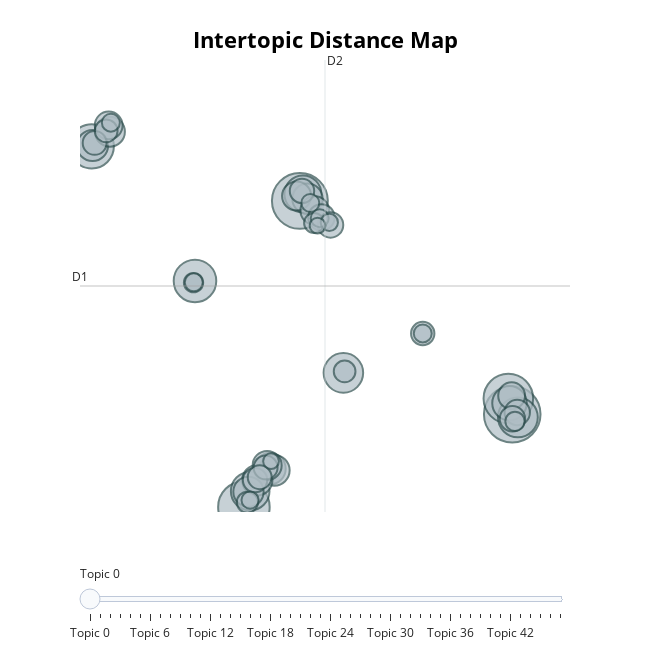

Source (notebook cell):
### Code cell
model.visualize_topics()

### Figure 1 — Plotly figure (JSON) as saved in the notebook; plotly's stock layout.template omitted (floating-point values rounded to 4 significant figures; data arrays with more than 128 entries replaced by an {"elided": "..."} marker saying what was removed)
{"data": [{"customdata": {"elided": "48x3 mixed values"}, "hovertemplate": "<b>Topic %{customdata[0]}</b><br>%{customdata[1]}<br>Size: %{customdata[2]}", "legendgroup": "", "marker": {"color": "#B0BEC5", "line": {"color": "DarkSlateGrey", "width": 2}, "size": [129, 126, 107, 99, 79, 73, 64, 63, 60, 55, 48, 40, 39, 38, 37, 37, 37, 36, 34, 34, 33, 31, 29, 28, 26, 26, 26, 24, 24, 23, 23, 23, 22, 21, 19, 18, 16, 15, 15, 13, 13, 13, 13, 13, 12, 12, 10, 10], "sizemode": "area", "sizeref": 0.08063, "symbol": "circle"}, "mode": "markers", "name": "", "orientation": "v", "showlegend": false, "type": "scatter", "x": [18.31, 6.939, 3.943, 18.1, -4.201, 1.325, 18.61, 9.268, 4.279, 7.101, 18.16, 5.337, -4.159, 5.57, 4.659, 7.347, 4.188, -3.227, 5.188, 6.764, 7.734, -3.295, 18.27, 8.093, 18.58, 8.582, 18.32, 7.052, 4.54, 5.107, -4.046, 4.788, 13.52, -3.429, 9.334, 4.131, 7.698, 1.246, 18.45, 8.001, -3.179, 7.498, 1.26, 13.52, 4.276, 8.515, 7.885, 5.394], "xaxis": "x", "y": [5.872, 15.77, 1.573, 6.596, 18.3, 12.05, 5.725, 7.789, 2.302, 16.09, 6.383, 3.347, 18.33, 3.268, 2.808, 15.86, 2.274, 18.97, 3.497, 15.99, 15.32, 19.26, 6.729, 15.0, 5.95, 14.65, 5.659, 16.23, 2.816, 3.405, 18.45, 2.951, 9.617, 19.01, 7.855, 1.787, 14.74, 11.97, 5.543, 14.96, 19.39, 15.67, 11.99, 9.617, 1.891, 14.77, 14.62, 3.694], "yaxis": "y"}], "layout": {"annotations": [{"showarrow": false, "text": "D1", "x": -4.831, "y": 11.82, "yshift": 10}, {"showarrow": false, "text": "D2", "x": 8.284, "xshift": 10, "y": 22.3}], "height": 650, "hoverlabel": {"bgcolor": "white", "font": {"family": "Rockwell", "size": 16}}, "legend": {"itemsizing": "constant", "tracegroupgap": 0}, "margin": {"t": 60}, "shapes": [{"line": {"color": "#CFD8DC", "width": 2}, "type": "line", "x0": 8.284, "x1": 8.284, "y0": 1.337, "y1": 22.3}, {"line": {"color": "#9E9E9E", "width": 2}, "type": "line", "x0": -4.831, "x1": 21.4, "y0": 11.82, "y1": 11.82}], "sliders": [{"active": 0, "pad": {"t": 50}, "steps": [{"args": [{"marker.color": [["red", "#B0BEC5", "#B0BEC5", "#B0BEC5", "#B0BEC5", "#B0BEC5", "#B0BEC5", "#B0BEC5", "#B0BEC5", "#B0BEC5", "#B0BEC5", "#B0BEC5", "#B0BEC5", "#B0BEC5", "#B0BEC5", "#B0BEC5", "#B0BEC5", "#B0BEC5", "#B0BEC5", "#B0BEC5", "#B0BEC5", "#B0BEC5", "#B0BEC5", "#B0BEC5", "#B0BEC5", "#B0BEC5", "#B0BEC5", "#B0BEC5", "#B0BEC5", "#B0BEC5", "#B0BEC5", "#B0BEC5", "#B0BEC5", "#B0BEC5", "#B0BEC5", "#B0BEC5", "#B0BEC5", "#B0BEC5", "#B0BEC5", "#B0BEC5", "#B0BEC5", "#B0BEC5", "#B0BEC5", "#B0BEC5", "#B0BEC5", "#B0BEC5", "#B0BEC5", "#B0BEC5"]]}], "label": "Topic 0", "method": "update"}, {"args": [{"marker.color": [["#B0BEC5", "red", "#B0BEC5", "#B0BEC5", "#B0BEC5", "#B0BEC5", "#B0BEC5", "#B0BEC5", "#B0BEC5", "#B0BEC5", "#B0BEC5", "#B0BEC5", "#B0BEC5", "#B0BEC5", "#B0BEC5", "#B0BEC5", "#B0BEC5", "#B0BEC5", "#B0BEC5", "#B0BEC5", "#B0BEC5", "#B0BEC5", "#B0BEC5", "#B0BEC5", "#B0BEC5", "#B0BEC5", "#B0BEC5", "#B0BEC5", "#B0BEC5", "#B0BEC5", "#B0BEC5", "#B0BEC5", "#B0BEC5", "#B0BEC5", "#B0BEC5", "#B0BEC5", "#B0BEC5", "#B0BEC5", "#B0BEC5", "#B0BEC5", "#B0BEC5", "#B0BEC5", "#B0BEC5", "#B0BEC5", "#B0BEC5", "#B0BEC5", "#B0BEC5", "#B0BEC5"]]}], "label": "Topic 1", "method": "update"}, {"args": [{"marker.color": [["#B0BEC5", "#B0BEC5", "red", "#B0BEC5", "#B0BEC5", "#B0BEC5", "#B0BEC5", "#B0BEC5", "#B0BEC5", "#B0BEC5", "#B0BEC5", "#B0BEC5", "#B0BEC5", "#B0BEC5", "#B0BEC5", "#B0BEC5", "#B0BEC5", "#B0BEC5", "#B0BEC5", "#B0BEC5", "#B0BEC5", "#B0BEC5", "#B0BEC5", "#B0BEC5", "#B0BEC5", "#B0BEC5", "#B0BEC5", "#B0BEC5", "#B0BEC5", "#B0BEC5", "#B0BEC5", "#B0BEC5", "#B0BEC5", "#B0BEC5", "#B0BEC5", "#B0BEC5", "#B0BEC5", "#B0BEC5", "#B0BEC5", "#B0BEC5", "#B0BEC5", "#B0BEC5", "#B0BEC5", "#B0BEC5", "#B0BEC5", "#B0BEC5", "#B0BEC5", "#B0BEC5"]]}], "label": "Topic 2", "method": "update"}, {"args": [{"marker.color": [["#B0BEC5", "#B0BEC5", "#B0BEC5", "red", "#B0BEC5", "#B0BEC5", "#B0BEC5", "#B0BEC5", "#B0BEC5", "#B0BEC5", "#B0BEC5", "#B0BEC5", "#B0BEC5", "#B0BEC5", "#B0BEC5", "#B0BEC5", "#B0BEC5", "#B0BEC5", "#B0BEC5", "#B0BEC5", "#B0BEC5", "#B0BEC5", "#B0BEC5", "#B0BEC5", "#B0BEC5", "#B0BEC5", "#B0BEC5", "#B0BEC5", "#B0BEC5", "#B0BEC5", "#B0BEC5", "#B0BEC5", "#B0BEC5", "#B0BEC5", "#B0BEC5", "#B0BEC5", "#B0BEC5", "#B0BEC5", "#B0BEC5", "#B0BEC5", "#B0BEC5", "#B0BEC5", "#B0BEC5", "#B0BEC5", "#B0BEC5", "#B0BEC5", "#B0BEC5", "#B0BEC5"]]}], "label": "Topic 3", "method": "update"}, {"args": [{"marker.color": [["#B0BEC5", "#B0BEC5", "#B0BEC5", "#B0BEC5", "red", "#B0BEC5", "#B0BEC5", "#B0BEC5", "#B0BEC5", "#B0BEC5", "#B0BEC5", "#B0BEC5", "#B0BEC5", "#B0BEC5", "#B0BEC5", "#B0BEC5", "#B0BEC5", "#B0BEC5", "#B0BEC5", "#B0BEC5", "#B0BEC5", "#B0BEC5", "#B0BEC5", "#B0BEC5", "#B0BEC5", "#B0BEC5", "#B0BEC5", "#B0BEC5", "#B0BEC5", "#B0BEC5", "#B0BEC5", "#B0BEC5", "#B0BEC5", "#B0BEC5", "#B0BEC5", "#B0BEC5", "#B0BEC5", "#B0BEC5", "#B0BEC5", "#B0BEC5", "#B0BEC5", "#B0BEC5", "#B0BEC5", "#B0BEC5", "#B0BEC5", "#B0BEC5", "#B0BEC5", "#B0BEC5"]]}], "label": "Topic 4", "method": "update"}, {"args": [{"marker.color": [["#B0BEC5", "#B0BEC5", "#B0BEC5", "#B0BEC5", "#B0BEC5", "red", "#B0BEC5", "#B0BEC5", "#B0BEC5", "#B0BEC5", "#B0BEC5", "#B0BEC5", "#B0BEC5", "#B0BEC5", "#B0BEC5", "#B0BEC5", "#B0BEC5", "#B0BEC5", "#B0BEC5", "#B0BEC5", "#B0BEC5", "#B0BEC5", "#B0BEC5", "#B0BEC5", "#B0BEC5", "#B0BEC5", "#B0BEC5", "#B0BEC5", "#B0BEC5", "#B0BEC5", "#B0BEC5", "#B0BEC5", "#B0BEC5", "#B0BEC5", "#B0BEC5", "#B0BEC5", "#B0BEC5", "#B0BEC5", "#B0BEC5", "#B0BEC5", "#B0BEC5", "#B0BEC5", "#B0BEC5", "#B0BEC5", "#B0BEC5", "#B0BEC5", "#B0BEC5", "#B0BEC5"]]}], "label": "Topic 5", "method": "update"}, {"args": [{"marker.color": [["#B0BEC5", "#B0BEC5", "#B0BEC5", "#B0BEC5", "#B0BEC5", "#B0BEC5", "red", "#B0BEC5", "#B0BEC5", "#B0BEC5", "#B0BEC5", "#B0BEC5", "#B0BEC5", "#B0BEC5", "#B0BEC5", "#B0BEC5", "#B0BEC5", "#B0BEC5", "#B0BEC5", "#B0BEC5", "#B0BEC5", "#B0BEC5", "#B0BEC5", "#B0BEC5", "#B0BEC5", "#B0BEC5", "#B0BEC5", "#B0BEC5", "#B0BEC5", "#B0BEC5", "#B0BEC5", "#B0BEC5", "#B0BEC5", "#B0BEC5", "#B0BEC5", "#B0BEC5", "#B0BEC5", "#B0BEC5", "#B0BEC5", "#B0BEC5", "#B0BEC5", "#B0BEC5", "#B0BEC5", "#B0BEC5", "#B0BEC5", "#B0BEC5", "#B0BEC5", "#B0BEC5"]]}], "label": "Topic 6", "method": "update"}, {"args": [{"marker.color": [["#B0BEC5", "#B0BEC5", "#B0BEC5", "#B0BEC5", "#B0BEC5", "#B0BEC5", "#B0BEC5", "red", "#B0BEC5", "#B0BEC5", "#B0BEC5", "#B0BEC5", "#B0BEC5", "#B0BEC5", "#B0BEC5", "#B0BEC5", "#B0BEC5", "#B0BEC5", "#B0BEC5", "#B0BEC5", "#B0BEC5", "#B0BEC5", "#B0BEC5", "#B0BEC5", "#B0BEC5", "#B0BEC5", "#B0BEC5", "#B0BEC5", "#B0BEC5", "#B0BEC5", "#B0BEC5", "#B0BEC5", "#B0BEC5", "#B0BEC5", "#B0BEC5", "#B0BEC5", "#B0BEC5", "#B0BEC5", "#B0BEC5", "#B0BEC5", "#B0BEC5", "#B0BEC5", "#B0BEC5", "#B0BEC5", "#B0BEC5", "#B0BEC5", "#B0BEC5", "#B0BEC5"]]}], "label": "Topic 7", "method": "update"}, {"args": [{"marker.color": [["#B0BEC5", "#B0BEC5", "#B0BEC5", "#B0BEC5", "#B0BEC5", "#B0BEC5", "#B0BEC5", "#B0BEC5", "red", "#B0BEC5", "#B0BEC5", "#B0BEC5", "#B0BEC5", "#B0BEC5", "#B0BEC5", "#B0BEC5", "#B0BEC5", "#B0BEC5", "#B0BEC5", "#B0BEC5", "#B0BEC5", "#B0BEC5", "#B0BEC5", "#B0BEC5", "#B0BEC5", "#B0BEC5", "#B0BEC5", "#B0BEC5", "#B0BEC5", "#B0BEC5", "#B0BEC5", "#B0BEC5", "#B0BEC5", "#B0BEC5", "#B0BEC5", "#B0BEC5", "#B0BEC5", "#B0BEC5", "#B0BEC5", "#B0BEC5", "#B0BEC5", "#B0BEC5", "#B0BEC5", "#B0BEC5", "#B0BEC5", "#B0BEC5", "#B0BEC5", "#B0BEC5"]]}], "label": "Topic 8", "method": "update"}, {"args": [{"marker.color": [["#B0BEC5", "#B0BEC5", "#B0BEC5", "#B0BEC5", "#B0BEC5", "#B0BEC5", "#B0BEC5", "#B0BEC5", "#B0BEC5", "red", "#B0BEC5", "#B0BEC5", "#B0BEC5", "#B0BEC5", "#B0BEC5", "#B0BEC5", "#B0BEC5", "#B0BEC5", "#B0BEC5", "#B0BEC5", "#B0BEC5", "#B0BEC5", "#B0BEC5", "#B0BEC5", "#B0BEC5", "#B0BEC5", "#B0BEC5", "#B0BEC5", "#B0BEC5", "#B0BEC5", "#B0BEC5", "#B0BEC5", "#B0BEC5", "#B0BEC5", "#B0BEC5", "#B0BEC5", "#B0BEC5", "#B0BEC5", "#B0BEC5", "#B0BEC5", "#B0BEC5", "#B0BEC5", "#B0BEC5", "#B0BEC5", "#B0BEC5", "#B0BEC5", "#B0BEC5", "#B0BEC5"]]}], "label": "Topic 9", "method": "update"}, {"args": [{"marker.color": [["#B0BEC5", "#B0BEC5", "#B0BEC5", "#B0BEC5", "#B0BEC5", "#B0BEC5", "#B0BEC5", "#B0BEC5", "#B0BEC5", "#B0BEC5", "red", "#B0BEC5", "#B0BEC5", "#B0BEC5", "#B0BEC5", "#B0BEC5", "#B0BEC5", "#B0BEC5", "#B0BEC5", "#B0BEC5", "#B0BEC5", "#B0BEC5", "#B0BEC5", "#B0BEC5", "#B0BEC5", "#B0BEC5", "#B0BEC5", "#B0BEC5", "#B0BEC5", "#B0BEC5", "#B0BEC5", "#B0BEC5", "#B0BEC5", "#B0BEC5", "#B0BEC5", "#B0BEC5", "#B0BEC5", "#B0BEC5", "#B0BEC5", "#B0BEC5", "#B0BEC5", "#B0BEC5", "#B0BEC5", "#B0BEC5", "#B0BEC5", "#B0BEC5", "#B0BEC5", "#B0BEC5"]]}], "label": "Topic 10", "method": "update"}, {"args": [{"marker.color": [["#B0BEC5", "#B0BEC5", "#B0BEC5", "#B0BEC5", "#B0BEC5", "#B0BEC5", "#B0BEC5", "#B0BEC5", "#B0BEC5", "#B0BEC5", "#B0BEC5", "red", "#B0BEC5", "#B0BEC5", "#B0BEC5", "#B0BEC5", "#B0BEC5", "#B0BEC5", "#B0BEC5", "#B0BEC5", "#B0BEC5", "#B0BEC5", "#B0BEC5", "#B0BEC5", "#B0BEC5", "#B0BEC5", "#B0BEC5", "#B0BEC5", "#B0BEC5", "#B0BEC5", "#B0BEC5", "#B0BEC5", "#B0BEC5", "#B0BEC5", "#B0BEC5", "#B0BEC5", "#B0BEC5", "#B0BEC5", "#B0BEC5", "#B0BEC5", "#B0BEC5", "#B0BEC5", "#B0BEC5", "#B0BEC5", "#B0BEC5", "#B0BEC5", "#B0BEC5", "#B0BEC5"]]}], "label": "Topic 11", "method": "update"}, {"args": [{"marker.color": [["#B0BEC5", "#B0BEC5", "#B0BEC5", "#B0BEC5", "#B0BEC5", "#B0BEC5", "#B0BEC5", "#B0BEC5", "#B0BEC5", "#B0BEC5", "#B0BEC5", "#B0BEC5", "red", "#B0BEC5", "#B0BEC5", "#B0BEC5", "#B0BEC5", "#B0BEC5", "#B0BEC5", "#B0BEC5", "#B0BEC5", "#B0BEC5", "#B0BEC5", "#B0BEC5", "#B0BEC5", "#B0BEC5", "#B0BEC5", "#B0BEC5", "#B0BEC5", "#B0BEC5", "#B0BEC5", "#B0BEC5", "#B0BEC5", "#B0BEC5", "#B0BEC5", "#B0BEC5", "#B0BEC5", "#B0BEC5", "#B0BEC5", "#B0BEC5", "#B0BEC5", "#B0BEC5", "#B0BEC5", "#B0BEC5", "#B0BEC5", "#B0BEC5", "#B0BEC5", "#B0BEC5"]]}], "label": "Topic 12", "method": "update"}, {"args": [{"marker.color": [["#B0BEC5", "#B0BEC5", "#B0BEC5", "#B0BEC5", "#B0BEC5", "#B0BEC5", "#B0BEC5", "#B0BEC5", "#B0BEC5", "#B0BEC5", "#B0BEC5", "#B0BEC5", "#B0BEC5", "red", "#B0BEC5", "#B0BEC5", "#B0BEC5", "#B0BEC5", "#B0BEC5", "#B0BEC5", "#B0BEC5", "#B0BEC5", "#B0BEC5", "#B0BEC5", "#B0BEC5", "#B0BEC5", "#B0BEC5", "#B0BEC5", "#B0BEC5", "#B0BEC5", "#B0BEC5", "#B0BEC5", "#B0BEC5", "#B0BEC5", "#B0BEC5", "#B0BEC5", "#B0BEC5", "#B0BEC5", "#B0BEC5", "#B0BEC5", "#B0BEC5", "#B0BEC5", "#B0BEC5", "#B0BEC5", "#B0BEC5", "#B0BEC5", "#B0BEC5", "#B0BEC5"]]}], "label": "Topic 13", "method": "update"}, {"args": [{"marker.color": [["#B0BEC5", "#B0BEC5", "#B0BEC5", "#B0BEC5", "#B0BEC5", "#B0BEC5", "#B0BEC5", "#B0BEC5", "#B0BEC5", "#B0BEC5", "#B0BEC5", "#B0BEC5", "#B0BEC5", "#B0BEC5", "red", "#B0BEC5", "#B0BEC5", "#B0BEC5", "#B0BEC5", "#B0BEC5", "#B0BEC5", "#B0BEC5", "#B0BEC5", "#B0BEC5", "#B0BEC5", "#B0BEC5", "#B0BEC5", "#B0BEC5", "#B0BEC5", "#B0BEC5", "#B0BEC5", "#B0BEC5", "#B0BEC5", "#B0BEC5", "#B0BEC5", "#B0BEC5", "#B0BEC5", "#B0BEC5", "#B0BEC5", "#B0BEC5", "#B0BEC5", "#B0BEC5", "#B0BEC5", "#B0BEC5", "#B0BEC5", "#B0BEC5", "#B0BEC5", "#B0BEC5"]]}], "label": "Topic 14", "method": "update"}, {"args": [{"marker.color": [["#B0BEC5", "#B0BEC5", "#B0BEC5", "#B0BEC5", "#B0BEC5", "#B0BEC5", "#B0BEC5", "#B0BEC5", "#B0BEC5", "#B0BEC5", "#B0BEC5", "#B0BEC5", "#B0BEC5", "#B0BEC5", "#B0BEC5", "red", "#B0BEC5", "#B0BEC5", "#B0BEC5", "#B0BEC5", "#B0BEC5", "#B0BEC5", "#B0BEC5", "#B0BEC5", "#B0BEC5", "#B0BEC5", "#B0BEC5", "#B0BEC5", "#B0BEC5", "#B0BEC5", "#B0BEC5", "#B0BEC5", "#B0BEC5", "#B0BEC5", "#B0BEC5", "#B0BEC5", "#B0BEC5", "#B0BEC5", "#B0BEC5", "#B0BEC5", "#B0BEC5", "#B0BEC5", "#B0BEC5", "#B0BEC5", "#B0BEC5", "#B0BEC5", "#B0BEC5", "#B0BEC5"]]}], "label": "Topic 15", "method": "update"}, {"args": [{"marker.color": [["#B0BEC5", "#B0BEC5", "#B0BEC5", "#B0BEC5", "#B0BEC5", "#B0BEC5", "#B0BEC5", "#B0BEC5", "#B0BEC5", "#B0BEC5", "#B0BEC5", "#B0BEC5", "#B0BEC5", "#B0BEC5", "#B0BEC5", "#B0BEC5", "red", "#B0BEC5", "#B0BEC5", "#B0BEC5", "#B0BEC5", "#B0BEC5", "#B0BEC5", "#B0BEC5", "#B0BEC5", "#B0BEC5", "#B0BEC5", "#B0BEC5", "#B0BEC5", "#B0BEC5", "#B0BEC5", "#B0BEC5", "#B0BEC5", "#B0BEC5", "#B0BEC5", "#B0BEC5", "#B0BEC5", "#B0BEC5", "#B0BEC5", "#B0BEC5", "#B0BEC5", "#B0BEC5", "#B0BEC5", "#B0BEC5", "#B0BEC5", "#B0BEC5", "#B0BEC5", "#B0BEC5"]]}], "label": "Topic 16", "method": "update"}, {"args": [{"marker.color": [["#B0BEC5", "#B0BEC5", "#B0BEC5", "#B0BEC5", "#B0BEC5", "#B0BEC5", "#B0BEC5", "#B0BEC5", "#B0BEC5", "#B0BEC5", "#B0BEC5", "#B0BEC5", "#B0BEC5", "#B0BEC5", "#B0BEC5", "#B0BEC5", "#B0BEC5", "red", "#B0BEC5", "#B0BEC5", "#B0BEC5", "#B0BEC5", "#B0BEC5", "#B0BEC5", "#B0BEC5", "#B0BEC5", "#B0BEC5", "#B0BEC5", "#B0BEC5", "#B0BEC5", "#B0BEC5", "#B0BEC5", "#B0BEC5", "#B0BEC5", "#B0BEC5", "#B0BEC5", "#B0BEC5", "#B0BEC5", "#B0BEC5", "#B0BEC5", "#B0BEC5", "#B0BEC5", "#B0BEC5", "#B0BEC5", "#B0BEC5", "#B0BEC5", "#B0BEC5", "#B0BEC5"]]}], "label": "Topic 17", "method": "update"}, {"args": [{"marker.color": [["#B0BEC5", "#B0BEC5", "#B0BEC5", "#B0BEC5", "#B0BEC5", "#B0BEC5", "#B0BEC5", "#B0BEC5", "#B0BEC5", "#B0BEC5", "#B0BEC5", "#B0BEC5", "#B0BEC5", "#B0BEC5", "#B0BEC5", "#B0BEC5", "#B0BEC5", "#B0BEC5", "red", "#B0BEC5", "#B0BEC5", "#B0BEC5", "#B0BEC5", "#B0BEC5", "#B0BEC5", "#B0BEC5", "#B0BEC5", "#B0BEC5", "#B0BEC5", "#B0BEC5", "#B0BEC5", "#B0BEC5", "#B0BEC5", "#B0BEC5", "#B0BEC5", "#B0BEC5", "#B0BEC5", "#B0BEC5", "#B0BEC5", "#B0BEC5", "#B0BEC5", "#B0BEC5", "#B0BEC5", "#B0BEC5", "#B0BEC5", "#B0BEC5", "#B0BEC5", "#B0BEC5"]]}], "label": "Topic 18", "method": "update"}, {"args": [{"marker.color": [["#B0BEC5", "#B0BEC5", "#B0BEC5", "#B0BEC5", "#B0BEC5", "#B0BEC5", "#B0BEC5", "#B0BEC5", "#B0BEC5", "#B0BEC5", "#B0BEC5", "#B0BEC5", "#B0BEC5", "#B0BEC5", "#B0BEC5", "#B0BEC5", "#B0BEC5", "#B0BEC5", "#B0BEC5", "red", "#B0BEC5", "#B0BEC5", "#B0BEC5", "#B0BEC5", "#B0BEC5", "#B0BEC5", "#B0BEC5", "#B0BEC5", "#B0BEC5", "#B0BEC5", "#B0BEC5", "#B0BEC5", "#B0BEC5", "#B0BEC5", "#B0BEC5", "#B0BEC5", "#B0BEC5", "#B0BEC5", "#B0BEC5", "#B0BEC5", "#B0BEC5", "#B0BEC5", "#B0BEC5", "#B0BEC5", "#B0BEC5", "#B0BEC5", "#B0BEC5", "#B0BEC5"]]}], "label": "Topic 19", "method": "update"}, {"args": [{"marker.color": [["#B0BEC5", "#B0BEC5", "#B0BEC5", "#B0BEC5", "#B0BEC5", "#B0BEC5", "#B0BEC5", "#B0BEC5", "#B0BEC5", "#B0BEC5", "#B0BEC5", "#B0BEC5", "#B0BEC5", "#B0BEC5", "#B0BEC5", "#B0BEC5", "#B0BEC5", "#B0BEC5", "#B0BEC5", "#B0BEC5", "red", "#B0BEC5", "#B0BEC5", "#B0BEC5", "#B0BEC5", "#B0BEC5", "#B0BEC5", "#B0BEC5", "#B0BEC5", "#B0BEC5", "#B0BEC5", "#B0BEC5", "#B0BEC5", "#B0BEC5", "#B0BEC5", "#B0BEC5", "#B0BEC5", "#B0BEC5", "#B0BEC5", "#B0BEC5", "#B0BEC5", "#B0BEC5", "#B0BEC5", "#B0BEC5", "#B0BEC5", "#B0BEC5", "#B0BEC5", "#B0BEC5"]]}], "label": "Topic 20", "method": "update"}, {"args": [{"marker.color": [["#B0BEC5", "#B0BEC5", "#B0BEC5", "#B0BEC5", "#B0BEC5", "#B0BEC5", "#B0BEC5", "#B0BEC5", "#B0BEC5", "#B0BEC5", "#B0BEC5", "#B0BEC5", "#B0BEC5", "#B0BEC5", "#B0BEC5", "#B0BEC5", "#B0BEC5", "#B0BEC5", "#B0BEC5", "#B0BEC5", "#B0BEC5", "red", "#B0BEC5", "#B0BEC5", "#B0BEC5", "#B0BEC5", "#B0BEC5", "#B0BEC5", "#B0BEC5", "#B0BEC5", "#B0BEC5", "#B0BEC5", "#B0BEC5", "#B0BEC5", "#B0BEC5", "#B0BEC5", "#B0BEC5", "#B0BEC5", "#B0BEC5", "#B0BEC5", "#B0BEC5", "#B0BEC5", "#B0BEC5", "#B0BEC5", "#B0BEC5", "#B0BEC5", "#B0BEC5", "#B0BEC5"]]}], "label": "Topic 21", "method": "update"}, {"args": [{"marker.color": [["#B0BEC5", "#B0BEC5", "#B0BEC5", "#B0BEC5", "#B0BEC5", "#B0BEC5", "#B0BEC5", "#B0BEC5", "#B0BEC5", "#B0BEC5", "#B0BEC5", "#B0BEC5", "#B0BEC5", "#B0BEC5", "#B0BEC5", "#B0BEC5", "#B0BEC5", "#B0BEC5", "#B0BEC5", "#B0BEC5", "#B0BEC5", "#B0BEC5", "red", "#B0BEC5", "#B0BEC5", "#B0BEC5", "#B0BEC5", "#B0BEC5", "#B0BEC5", "#B0BEC5", "#B0BEC5", "#B0BEC5", "#B0BEC5", "#B0BEC5", "#B0BEC5", "#B0BEC5", "#B0BEC5", "#B0BEC5", "#B0BEC5", "#B0BEC5", "#B0BEC5", "#B0BEC5", "#B0BEC5", "#B0BEC5", "#B0BEC5", "#B0BEC5", "#B0BEC5", "#B0BEC5"]]}], "label": "Topic 22", "method": "update"}, {"args": [{"marker.color": [["#B0BEC5", "#B0BEC5", "#B0BEC5", "#B0BEC5", "#B0BEC5", "#B0BEC5", "#B0BEC5", "#B0BEC5", "#B0BEC5", "#B0BEC5", "#B0BEC5", "#B0BEC5", "#B0BEC5", "#B0BEC5", "#B0BEC5", "#B0BEC5", "#B0BEC5", "#B0BEC5", "#B0BEC5", "#B0BEC5", "#B0BEC5", "#B0BEC5", "#B0BEC5", "red", "#B0BEC5", "#B0BEC5", "#B0BEC5", "#B0BEC5", "#B0BEC5", "#B0BEC5", "#B0BEC5", "#B0BEC5", "#B0BEC5", "#B0BEC5", "#B0BEC5", "#B0BEC5", "#B0BEC5", "#B0BEC5", "#B0BEC5", "#B0BEC5", "#B0BEC5", "#B0BEC5", "#B0BEC5", "#B0BEC5", "#B0BEC5", "#B0BEC5", "#B0BEC5", "#B0BEC5"]]}], "label": "Topic 23", "method": "update"}, {"args": [{"marker.color": [["#B0BEC5", "#B0BEC5", "#B0BEC5", "#B0BEC5", "#B0BEC5", "#B0BEC5", "#B0BEC5", "#B0BEC5", "#B0BEC5", "#B0BEC5", "#B0BEC5", "#B0BEC5", "#B0BEC5", "#B0BEC5", "#B0BEC5", "#B0BEC5", "#B0BEC5", "#B0BEC5", "#B0BEC5", "#B0BEC5", "#B0BEC5", "#B0BEC5", "#B0BEC5", "#B0BEC5", "red", "#B0BEC5", "#B0BEC5", "#B0BEC5", "#B0BEC5", "#B0BEC5", "#B0BEC5", "#B0BEC5", "#B0BEC5", "#B0BEC5", "#B0BEC5", "#B0BEC5", "#B0BEC5", "#B0BEC5", "#B0BEC5", "#B0BEC5", "#B0BEC5", "#B0BEC5", "#B0BEC5", "#B0BEC5", "#B0BEC5", "#B0BEC5", "#B0BEC5", "#B0BEC5"]]}], "label": "Topic 24", "method": "update"}, {"args": [{"marker.color": [["#B0BEC5", "#B0BEC5", "#B0BEC5", "#B0BEC5", "#B0BEC5", "#B0BEC5", "#B0BEC5", "#B0BEC5", "#B0BEC5", "#B0BEC5", "#B0BEC5", "#B0BEC5", "#B0BEC5", "#B0BEC5", "#B0BEC5", "#B0BEC5", "#B0BEC5", "#B0BEC5", "#B0BEC5", "#B0BEC5", "#B0BEC5", "#B0BEC5", "#B0BEC5", "#B0BEC5", "#B0BEC5", "red", "#B0BEC5", "#B0BEC5", "#B0BEC5", "#B0BEC5", "#B0BEC5", "#B0BEC5", "#B0BEC5", "#B0BEC5", "#B0BEC5", "#B0BEC5", "#B0BEC5", "#B0BEC5", "#B0BEC5", "#B0BEC5", "#B0BEC5", "#B0BEC5", "#B0BEC5", "#B0BEC5", "#B0BEC5", "#B0BEC5", "#B0BEC5", "#B0BEC5"]]}], "label": "Topic 25", "method": "update"}, {"args": [{"marker.color": [["#B0BEC5", "#B0BEC5", "#B0BEC5", "#B0BEC5", "#B0BEC5", "#B0BEC5", "#B0BEC5", "#B0BEC5", "#B0BEC5", "#B0BEC5", "#B0BEC5", "#B0BEC5", "#B0BEC5", "#B0BEC5", "#B0BEC5", "#B0BEC5", "#B0BEC5", "#B0BEC5", "#B0BEC5", "#B0BEC5", "#B0BEC5", "#B0BEC5", "#B0BEC5", "#B0BEC5", "#B0BEC5", "#B0BEC5", "red", "#B0BEC5", "#B0BEC5", "#B0BEC5", "#B0BEC5", "#B0BEC5", "#B0BEC5", "#B0BEC5", "#B0BEC5", "#B0BEC5", "#B0BEC5", "#B0BEC5", "#B0BEC5", "#B0BEC5", "#B0BEC5", "#B0BEC5", "#B0BEC5", "#B0BEC5", "#B0BEC5", "#B0BEC5", "#B0BEC5", "#B0BEC5"]]}], "label": "Topic 26", "method": "update"}, {"args": [{"marker.color": [["#B0BEC5", "#B0BEC5", "#B0BEC5", "#B0BEC5", "#B0BEC5", "#B0BEC5", "#B0BEC5", "#B0BEC5", "#B0BEC5", "#B0BEC5", "#B0BEC5", "#B0BEC5", "#B0BEC5", "#B0BEC5", "#B0BEC5", "#B0BEC5", "#B0BEC5", "#B0BEC5", "#B0BEC5", "#B0BEC5", "#B0BEC5", "#B0BEC5", "#B0BEC5", "#B0BEC5", "#B0BEC5", "#B0BEC5", "#B0BEC5", "red", "#B0BEC5", "#B0BEC5", "#B0BEC5", "#B0BEC5", "#B0BEC5", "#B0BEC5", "#B0BEC5", "#B0BEC5", "#B0BEC5", "#B0BEC5", "#B0BEC5", "#B0BEC5", "#B0BEC5", "#B0BEC5", "#B0BEC5", "#B0BEC5", "#B0BEC5", "#B0BEC5", "#B0BEC5", "#B0BEC5"]]}], "label": "Topic 27", "method": "update"}, {"args": [{"marker.color": [["#B0BEC5", "#B0BEC5", "#B0BEC5", "#B0BEC5", "#B0BEC5", "#B0BEC5", "#B0BEC5", "#B0BEC5", "#B0BEC5", "#B0BEC5", "#B0BEC5", "#B0BEC5", "#B0BEC5", "#B0BEC5", "#B0BEC5", "#B0BEC5", "#B0BEC5", "#B0BEC5", "#B0BEC5", "#B0BEC5", "#B0BEC5", "#B0BEC5", "#B0BEC5", "#B0BEC5", "#B0BEC5", "#B0BEC5", "#B0BEC5", "#B0BEC5", "red", "#B0BEC5", "#B0BEC5", "#B0BEC5", "#B0BEC5", "#B0BEC5", "#B0BEC5", "#B0BEC5", "#B0BEC5", "#B0BEC5", "#B0BEC5", "#B0BEC5", "#B0BEC5", "#B0BEC5", "#B0BEC5", "#B0BEC5", "#B0BEC5", "#B0BEC5", "#B0BEC5", "#B0BEC5"]]}], "label": "Topic 28", "method": "update"}, {"args": [{"marker.color": [["#B0BEC5", "#B0BEC5", "#B0BEC5", "#B0BEC5", "#B0BEC5", "#B0BEC5", "#B0BEC5", "#B0BEC5", "#B0BEC5", "#B0BEC5", "#B0BEC5", "#B0BEC5", "#B0BEC5", "#B0BEC5", "#B0BEC5", "#B0BEC5", "#B0BEC5", "#B0BEC5", "#B0BEC5", "#B0BEC5", "#B0BEC5", "#B0BEC5", "#B0BEC5", "#B0BEC5", "#B0BEC5", "#B0BEC5", "#B0BEC5", "#B0BEC5", "#B0BEC5", "red", "#B0BEC5", "#B0BEC5", "#B0BEC5", "#B0BEC5", "#B0BEC5", "#B0BEC5", "#B0BEC5", "#B0BEC5", "#B0BEC5", "#B0BEC5", "#B0BEC5", "#B0BEC5", "#B0BEC5", "#B0BEC5", "#B0BEC5", "#B0BEC5", "#B0BEC5", "#B0BEC5"]]}], "label": "Topic 29", "method": "update"}, {"args": [{"marker.color": [["#B0BEC5", "#B0BEC5", "#B0BEC5", "#B0BEC5", "#B0BEC5", "#B0BEC5", "#B0BEC5", "#B0BEC5", "#B0BEC5", "#B0BEC5", "#B0BEC5", "#B0BEC5", "#B0BEC5", "#B0BEC5", "#B0BEC5", "#B0BEC5", "#B0BEC5", "#B0BEC5", "#B0BEC5", "#B0BEC5", "#B0BEC5", "#B0BEC5", "#B0BEC5", "#B0BEC5", "#B0BEC5", "#B0BEC5", "#B0BEC5", "#B0BEC5", "#B0BEC5", "#B0BEC5", "red", "#B0BEC5", "#B0BEC5", "#B0BEC5", "#B0BEC5", "#B0BEC5", "#B0BEC5", "#B0BEC5", "#B0BEC5", "#B0BEC5", "#B0BEC5", "#B0BEC5", "#B0BEC5", "#B0BEC5", "#B0BEC5", "#B0BEC5", "#B0BEC5", "#B0BEC5"]]}], "label": "Topic 30", "method": "update"}, {"args": [{"marker.color": [["#B0BEC5", "#B0BEC5", "#B0BEC5", "#B0BEC5", "#B0BEC5", "#B0BEC5", "#B0BEC5", "#B0BEC5", "#B0BEC5", "#B0BEC5", "#B0BEC5", "#B0BEC5", "#B0BEC5", "#B0BEC5", "#B0BEC5", "#B0BEC5", "#B0BEC5", "#B0BEC5", "#B0BEC5", "#B0BEC5", "#B0BEC5", "#B0BEC5", "#B0BEC5", "#B0BEC5", "#B0BEC5", "#B0BEC5", "#B0BEC5", "#B0BEC5", "#B0BEC5", "#B0BEC5", "#B0BEC5", "red", "#B0BEC5", "#B0BEC5", "#B0BEC5", "#B0BEC5", "#B0BEC5", "#B0BEC5", "#B0BEC5", "#B0BEC5", "#B0BEC5", "#B0BEC5", "#B0BEC5", "#B0BEC5", "#B0BEC5", "#B0BEC5", "#B0BEC5", "#B0BEC5"]]}], "label": "Topic 31", "method": "update"}, {"args": [{"marker.color": [["#B0BEC5", "#B0BEC5", "#B0BEC5", "#B0BEC5", "#B0BEC5", "#B0BEC5", "#B0BEC5", "#B0BEC5", "#B0BEC5", "#B0BEC5", "#B0BEC5", "#B0BEC5", "#B0BEC5", "#B0BEC5", "#B0BEC5", "#B0BEC5", "#B0BEC5", "#B0BEC5", "#B0BEC5", "#B0BEC5", "#B0BEC5", "#B0BEC5", "#B0BEC5", "#B0BEC5", "#B0BEC5", "#B0BEC5", "#B0BEC5", "#B0BEC5", "#B0BEC5", "#B0BEC5", "#B0BEC5", "#B0BEC5", "red", "#B0BEC5", "#B0BEC5", "#B0BEC5", "#B0BEC5", "#B0BEC5", "#B0BEC5", "#B0BEC5", "#B0BEC5", "#B0BEC5", "#B0BEC5", "#B0BEC5", "#B0BEC5", "#B0BEC5", "#B0BEC5", "#B0BEC5"]]}], "label": "Topic 32", "method": "update"}, {"args": [{"marker.color": [["#B0BEC5", "#B0BEC5", "#B0BEC5", "#B0BEC5", "#B0BEC5", "#B0BEC5", "#B0BEC5", "#B0BEC5", "#B0BEC5", "#B0BEC5", "#B0BEC5", "#B0BEC5", "#B0BEC5", "#B0BEC5", "#B0BEC5", "#B0BEC5", "#B0BEC5", "#B0BEC5", "#B0BEC5", "#B0BEC5", "#B0BEC5", "#B0BEC5", "#B0BEC5", "#B0BEC5", "#B0BEC5", "#B0BEC5", "#B0BEC5", "#B0BEC5", "#B0BEC5", "#B0BEC5", "#B0BEC5", "#B0BEC5", "#B0BEC5", "red", "#B0BEC5", "#B0BEC5", "#B0BEC5", "#B0BEC5", "#B0BEC5", "#B0BEC5", "#B0BEC5", "#B0BEC5", "#B0BEC5", "#B0BEC5", "#B0BEC5", "#B0BEC5", "#B0BEC5", "#B0BEC5"]]}], "label": "Topic 33", "method": "update"}, {"args": [{"marker.color": [["#B0BEC5", "#B0BEC5", "#B0BEC5", "#B0BEC5", "#B0BEC5", "#B0BEC5", "#B0BEC5", "#B0BEC5", "#B0BEC5", "#B0BEC5", "#B0BEC5", "#B0BEC5", "#B0BEC5", "#B0BEC5", "#B0BEC5", "#B0BEC5", "#B0BEC5", "#B0BEC5", "#B0BEC5", "#B0BEC5", "#B0BEC5", "#B0BEC5", "#B0BEC5", "#B0BEC5", "#B0BEC5", "#B0BEC5", "#B0BEC5", "#B0BEC5", "#B0BEC5", "#B0BEC5", "#B0BEC5", "#B0BEC5", "#B0BEC5", "#B0BEC5", "red", "#B0BEC5", "#B0BEC5", "#B0BEC5", "#B0BEC5", "#B0BEC5", "#B0BEC5", "#B0BEC5", "#B0BEC5", "#B0BEC5", "#B0BEC5", "#B0BEC5", "#B0BEC5", "#B0BEC5"]]}], "label": "Topic 34", "method": "update"}, {"args": [{"marker.color": [["#B0BEC5", "#B0BEC5", "#B0BEC5", "#B0BEC5", "#B0BEC5", "#B0BEC5", "#B0BEC5", "#B0BEC5", "#B0BEC5", "#B0BEC5", "#B0BEC5", "#B0BEC5", "#B0BEC5", "#B0BEC5", "#B0BEC5", "#B0BEC5", "#B0BEC5", "#B0BEC5", "#B0BEC5", "#B0BEC5", "#B0BEC5", "#B0BEC5", "#B0BEC5", "#B0BEC5", "#B0BEC5", "#B0BEC5", "#B0BEC5", "#B0BEC5", "#B0BEC5", "#B0BEC5", "#B0BEC5", "#B0BEC5", "#B0BEC5", "#B0BEC5", "#B0BEC5", "red", "#B0BEC5", "#B0BEC5", "#B0BEC5", "#B0BEC5", "#B0BEC5", "#B0BEC5", "#B0BEC5", "#B0BEC5", "#B0BEC5", "#B0BEC5", "#B0BEC5", "#B0BEC5"]]}], "label": "Topic 35", "method": "update"}, {"args": [{"marker.color": [["#B0BEC5", "#B0BEC5", "#B0BEC5", "#B0BEC5", "#B0BEC5", "#B0BEC5", "#B0BEC5", "#B0BEC5", "#B0BEC5", "#B0BEC5", "#B0BEC5", "#B0BEC5", "#B0BEC5", "#B0BEC5", "#B0BEC5", "#B0BEC5", "#B0BEC5", "#B0BEC5", "#B0BEC5", "#B0BEC5", "#B0BEC5", "#B0BEC5", "#B0BEC5", "#B0BEC5", "#B0BEC5", "#B0BEC5", "#B0BEC5", "#B0BEC5", "#B0BEC5", "#B0BEC5", "#B0BEC5", "#B0BEC5", "#B0BEC5", "#B0BEC5", "#B0BEC5", "#B0BEC5", "red", "#B0BEC5", "#B0BEC5", "#B0BEC5", "#B0BEC5", "#B0BEC5", "#B0BEC5", "#B0BEC5", "#B0BEC5", "#B0BEC5", "#B0BEC5", "#B0BEC5"]]}], "label": "Topic 36", "method": "update"}, {"args": [{"marker.color": [["#B0BEC5", "#B0BEC5", "#B0BEC5", "#B0BEC5", "#B0BEC5", "#B0BEC5", "#B0BEC5", "#B0BEC5", "#B0BEC5", "#B0BEC5", "#B0BEC5", "#B0BEC5", "#B0BEC5", "#B0BEC5", "#B0BEC5", "#B0BEC5", "#B0BEC5", "#B0BEC5", "#B0BEC5", "#B0BEC5", "#B0BEC5", "#B0BEC5", "#B0BEC5", "#B0BEC5", "#B0BEC5", "#B0BEC5", "#B0BEC5", "#B0BEC5", "#B0BEC5", "#B0BEC5", "#B0BEC5", "#B0BEC5", "#B0BEC5", "#B0BEC5", "#B0BEC5", "#B0BEC5", "#B0BEC5", "red", "#B0BEC5", "#B0BEC5", "#B0BEC5", "#B0BEC5", "#B0BEC5", "#B0BEC5", "#B0BEC5", "#B0BEC5", "#B0BEC5", "#B0BEC5"]]}], "label": "Topic 37", "method": "update"}, {"args": [{"marker.color": [["#B0BEC5", "#B0BEC5", "#B0BEC5", "#B0BEC5", "#B0BEC5", "#B0BEC5", "#B0BEC5", "#B0BEC5", "#B0BEC5", "#B0BEC5", "#B0BEC5", "#B0BEC5", "#B0BEC5", "#B0BEC5", "#B0BEC5", "#B0BEC5", "#B0BEC5", "#B0BEC5", "#B0BEC5", "#B0BEC5", "#B0BEC5", "#B0BEC5", "#B0BEC5", "#B0BEC5", "#B0BEC5", "#B0BEC5", "#B0BEC5", "#B0BEC5", "#B0BEC5", "#B0BEC5", "#B0BEC5", "#B0BEC5", "#B0BEC5", "#B0BEC5", "#B0BEC5", "#B0BEC5", "#B0BEC5", "#B0BEC5", "red", "#B0BEC5", "#B0BEC5", "#B0BEC5", "#B0BEC5", "#B0BEC5", "#B0BEC5", "#B0BEC5", "#B0BEC5", "#B0BEC5"]]}], "label": "Topic 38", "method": "update"}, {"args": [{"marker.color": [["#B0BEC5", "#B0BEC5", "#B0BEC5", "#B0BEC5", "#B0BEC5", "#B0BEC5", "#B0BEC5", "#B0BEC5", "#B0BEC5", "#B0BEC5", "#B0BEC5", "#B0BEC5", "#B0BEC5", "#B0BEC5", "#B0BEC5", "#B0BEC5", "#B0BEC5", "#B0BEC5", "#B0BEC5", "#B0BEC5", "#B0BEC5", "#B0BEC5", "#B0BEC5", "#B0BEC5", "#B0BEC5", "#B0BEC5", "#B0BEC5", "#B0BEC5", "#B0BEC5", "#B0BEC5", "#B0BEC5", "#B0BEC5", "#B0BEC5", "#B0BEC5", "#B0BEC5", "#B0BEC5", "#B0BEC5", "#B0BEC5", "#B0BEC5", "red", "#B0BEC5", "#B0BEC5", "#B0BEC5", "#B0BEC5", "#B0BEC5", "#B0BEC5", "#B0BEC5", "#B0BEC5"]]}], "label": "Topic 39", "method": "update"}, {"args": [{"marker.color": [["#B0BEC5", "#B0BEC5", "#B0BEC5", "#B0BEC5", "#B0BEC5", "#B0BEC5", "#B0BEC5", "#B0BEC5", "#B0BEC5", "#B0BEC5", "#B0BEC5", "#B0BEC5", "#B0BEC5", "#B0BEC5", "#B0BEC5", "#B0BEC5", "#B0BEC5", "#B0BEC5", "#B0BEC5", "#B0BEC5", "#B0BEC5", "#B0BEC5", "#B0BEC5", "#B0BEC5", "#B0BEC5", "#B0BEC5", "#B0BEC5", "#B0BEC5", "#B0BEC5", "#B0BEC5", "#B0BEC5", "#B0BEC5", "#B0BEC5", "#B0BEC5", "#B0BEC5", "#B0BEC5", "#B0BEC5", "#B0BEC5", "#B0BEC5", "#B0BEC5", "red", "#B0BEC5", "#B0BEC5", "#B0BEC5", "#B0BEC5", "#B0BEC5", "#B0BEC5", "#B0BEC5"]]}], "label": "Topic 40", "method": "update"}, {"args": [{"marker.color": [["#B0BEC5", "#B0BEC5", "#B0BEC5", "#B0BEC5", "#B0BEC5", "#B0BEC5", "#B0BEC5", "#B0BEC5", "#B0BEC5", "#B0BEC5", "#B0BEC5", "#B0BEC5", "#B0BEC5", "#B0BEC5", "#B0BEC5", "#B0BEC5", "#B0BEC5", "#B0BEC5", "#B0BEC5", "#B0BEC5", "#B0BEC5", "#B0BEC5", "#B0BEC5", "#B0BEC5", "#B0BEC5", "#B0BEC5", "#B0BEC5", "#B0BEC5", "#B0BEC5", "#B0BEC5", "#B0BEC5", "#B0BEC5", "#B0BEC5", "#B0BEC5", "#B0BEC5", "#B0BEC5", "#B0BEC5", "#B0BEC5", "#B0BEC5", "#B0BEC5", "#B0BEC5", "red", "#B0BEC5", "#B0BEC5", "#B0BEC5", "#B0BEC5", "#B0BEC5", "#B0BEC5"]]}], "label": "Topic 41", "method": "update"}, {"args": [{"marker.color": [["#B0BEC5", "#B0BEC5", "#B0BEC5", "#B0BEC5", "#B0BEC5", "#B0BEC5", "#B0BEC5", "#B0BEC5", "#B0BEC5", "#B0BEC5", "#B0BEC5", "#B0BEC5", "#B0BEC5", "#B0BEC5", "#B0BEC5", "#B0BEC5", "#B0BEC5", "#B0BEC5", "#B0BEC5", "#B0BEC5", "#B0BEC5", "#B0BEC5", "#B0BEC5", "#B0BEC5", "#B0BEC5", "#B0BEC5", "#B0BEC5", "#B0BEC5", "#B0BEC5", "#B0BEC5", "#B0BEC5", "#B0BEC5", "#B0BEC5", "#B0BEC5", "#B0BEC5", "#B0BEC5", "#B0BEC5", "#B0BEC5", "#B0BEC5", "#B0BEC5", "#B0BEC5", "#B0BEC5", "red", "#B0BEC5", "#B0BEC5", "#B0BEC5", "#B0BEC5", "#B0BEC5"]]}], "label": "Topic 42", "method": "update"}, {"args": [{"marker.color": [["#B0BEC5", "#B0BEC5", "#B0BEC5", "#B0BEC5", "#B0BEC5", "#B0BEC5", "#B0BEC5", "#B0BEC5", "#B0BEC5", "#B0BEC5", "#B0BEC5", "#B0BEC5", "#B0BEC5", "#B0BEC5", "#B0BEC5", "#B0BEC5", "#B0BEC5", "#B0BEC5", "#B0BEC5", "#B0BEC5", "#B0BEC5", "#B0BEC5", "#B0BEC5", "#B0BEC5", "#B0BEC5", "#B0BEC5", "#B0BEC5", "#B0BEC5", "#B0BEC5", "#B0BEC5", "#B0BEC5", "#B0BEC5", "#B0BEC5", "#B0BEC5", "#B0BEC5", "#B0BEC5", "#B0BEC5", "#B0BEC5", "#B0BEC5", "#B0BEC5", "#B0BEC5", "#B0BEC5", "#B0BEC5", "red", "#B0BEC5", "#B0BEC5", "#B0BEC5", "#B0BEC5"]]}], "label": "Topic 43", "method": "update"}, {"args": [{"marker.color": [["#B0BEC5", "#B0BEC5", "#B0BEC5", "#B0BEC5", "#B0BEC5", "#B0BEC5", "#B0BEC5", "#B0BEC5", "#B0BEC5", "#B0BEC5", "#B0BEC5", "#B0BEC5", "#B0BEC5", "#B0BEC5", "#B0BEC5", "#B0BEC5", "#B0BEC5", "#B0BEC5", "#B0BEC5", "#B0BEC5", "#B0BEC5", "#B0BEC5", "#B0BEC5", "#B0BEC5", "#B0BEC5", "#B0BEC5", "#B0BEC5", "#B0BEC5", "#B0BEC5", "#B0BEC5", "#B0BEC5", "#B0BEC5", "#B0BEC5", "#B0BEC5", "#B0BEC5", "#B0BEC5", "#B0BEC5", "#B0BEC5", "#B0BEC5", "#B0BEC5", "#B0BEC5", "#B0BEC5", "#B0BEC5", "#B0BEC5", "red", "#B0BEC5", "#B0BEC5", "#B0BEC5"]]}], "label": "Topic 44", "method": "update"}, {"args": [{"marker.color": [["#B0BEC5", "#B0BEC5", "#B0BEC5", "#B0BEC5", "#B0BEC5", "#B0BEC5", "#B0BEC5", "#B0BEC5", "#B0BEC5", "#B0BEC5", "#B0BEC5", "#B0BEC5", "#B0BEC5", "#B0BEC5", "#B0BEC5", "#B0BEC5", "#B0BEC5", "#B0BEC5", "#B0BEC5", "#B0BEC5", "#B0BEC5", "#B0BEC5", "#B0BEC5", "#B0BEC5", "#B0BEC5", "#B0BEC5", "#B0BEC5", "#B0BEC5", "#B0BEC5", "#B0BEC5", "#B0BEC5", "#B0BEC5", "#B0BEC5", "#B0BEC5", "#B0BEC5", "#B0BEC5", "#B0BEC5", "#B0BEC5", "#B0BEC5", "#B0BEC5", "#B0BEC5", "#B0BEC5", "#B0BEC5", "#B0BEC5", "#B0BEC5", "red", "#B0BEC5", "#B0BEC5"]]}], "label": "Topic 45", "method": "update"}, {"args": [{"marker.color": [["#B0BEC5", "#B0BEC5", "#B0BEC5", "#B0BEC5", "#B0BEC5", "#B0BEC5", "#B0BEC5", "#B0BEC5", "#B0BEC5", "#B0BEC5", "#B0BEC5", "#B0BEC5", "#B0BEC5", "#B0BEC5", "#B0BEC5", "#B0BEC5", "#B0BEC5", "#B0BEC5", "#B0BEC5", "#B0BEC5", "#B0BEC5", "#B0BEC5", "#B0BEC5", "#B0BEC5", "#B0BEC5", "#B0BEC5", "#B0BEC5", "#B0BEC5", "#B0BEC5", "#B0BEC5", "#B0BEC5", "#B0BEC5", "#B0BEC5", "#B0BEC5", "#B0BEC5", "#B0BEC5", "#B0BEC5", "#B0BEC5", "#B0BEC5", "#B0BEC5", "#B0BEC5", "#B0BEC5", "#B0BEC5", "#B0BEC5", "#B0BEC5", "#B0BEC5", "red", "#B0BEC5"]]}], "label": "Topic 46", "method": "update"}, {"args": [{"marker.color": [["#B0BEC5", "#B0BEC5", "#B0BEC5", "#B0BEC5", "#B0BEC5", "#B0BEC5", "#B0BEC5", "#B0BEC5", "#B0BEC5", "#B0BEC5", "#B0BEC5", "#B0BEC5", "#B0BEC5", "#B0BEC5", "#B0BEC5", "#B0BEC5", "#B0BEC5", "#B0BEC5", "#B0BEC5", "#B0BEC5", "#B0BEC5", "#B0BEC5", "#B0BEC5", "#B0BEC5", "#B0BEC5", "#B0BEC5", "#B0BEC5", "#B0BEC5", "#B0BEC5", "#B0BEC5", "#B0BEC5", "#B0BEC5", "#B0BEC5", "#B0BEC5", "#B0BEC5", "#B0BEC5", "#B0BEC5", "#B0BEC5", "#B0BEC5", "#B0BEC5", "#B0BEC5", "#B0BEC5", "#B0BEC5", "#B0BEC5", "#B0BEC5", "#B0BEC5", "#B0BEC5", "red"]]}], "label": "Topic 47", "method": "update"}]}], "title": {"font": {"color": "Black", "size": 22}, "text": "<b>Intertopic Distance Map</b>", "x": 0.5, "xanchor": "center", "y": 0.95, "yanchor": "top"}, "width": 650, "xaxis": {"anchor": "y", "domain": [0, 1], "range": [-4.831, 21.4], "title": {"text": ""}, "visible": false}, "yaxis": {"anchor": "x", "domain": [0, 1], "range": [1.337, 22.3], "title": {"text": ""}, "visible": false}}}
